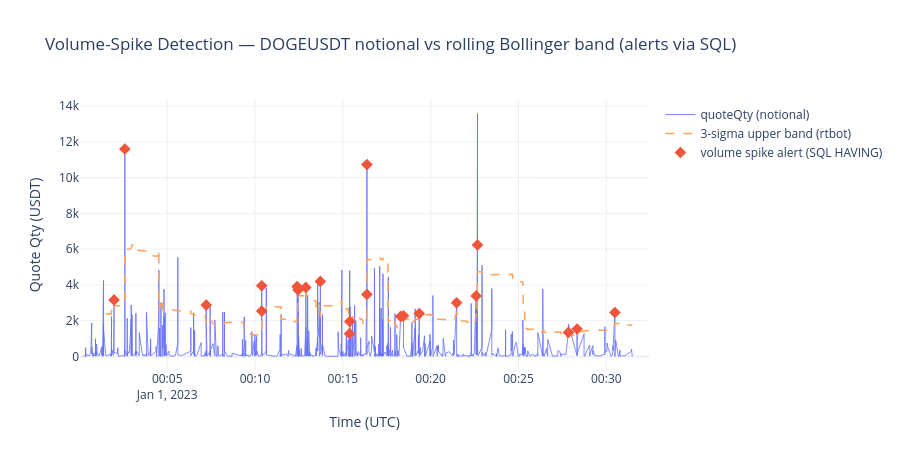

The code cell stored with this chart in its notebook:
### Code cell
fig = go.Figure()
fig.add_trace(go.Scatter(
    x=doge['event_time'], y=doge['quoteQty'],
    mode='lines', name='quoteQty (notional)',
    line=dict(width=0.8, color='#636EFA'),
))
fig.add_trace(go.Scatter(
    x=stat_df['time'], y=stat_df['upper_band'],
    mode='lines', name='3-sigma upper band (rtbot)',
    line=dict(width=1.5, color='#FFA15A', dash='dash'),
))
if len(spikes) > 0:
    fig.add_trace(go.Scatter(
        x=spikes['time'], y=spikes['quote_qty'],
        mode='markers', name='volume spike alert (SQL HAVING)',
        marker=dict(size=9, color='#EF553B', symbol='diamond'),
    ))
fig.update_layout(
    title='Volume-Spike Detection — DOGEUSDT notional vs rolling Bollinger band (alerts via SQL)',
    xaxis_title='Time (UTC)', yaxis_title='Quote Qty (USDT)',
    template='plotly_white', height=450,
)
fig.show()

### Figure 1 — Plotly figure (JSON) as saved in the notebook; plotly's stock layout.template omitted (floating-point values rounded to 4 significant figures; data arrays with more than 128 entries replaced by an {"elided": "..."} marker saying what was removed)
{"data": [{"line": {"color": "#636EFA", "width": 0.8}, "mode": "lines", "name": "quoteQty (notional)", "type": "scatter", "x": {"elided": "2000 str values"}, "y": {"elided": "2000 float values"}}, {"line": {"color": "#FFA15A", "dash": "dash", "width": 1.5}, "mode": "lines", "name": "3-sigma upper band (rtbot)", "type": "scatter", "x": {"elided": "952 str values"}, "y": {"elided": "952 float values"}}, {"marker": {"color": "#EF553B", "size": 9, "symbol": "diamond"}, "mode": "markers", "name": "volume spike alert (SQL HAVING)", "type": "scatter", "x": ["2023-01-01T00:01:58.488", "2023-01-01T00:02:35.339", "2023-01-01T00:07:13.249", "2023-01-01T00:10:22.905", "2023-01-01T00:10:22.912", "2023-01-01T00:12:23.657", "2023-01-01T00:12:26.990", "2023-01-01T00:12:53.599", "2023-01-01T00:13:43.240", "2023-01-01T00:15:23.088", "2023-01-01T00:15:23.629", "2023-01-01T00:16:22.235", "2023-01-01T00:16:22.240", "2023-01-01T00:18:17.573", "2023-01-01T00:18:27.195", "2023-01-01T00:19:21.185", "2023-01-01T00:21:28.721", "2023-01-01T00:22:35.443", "2023-01-01T00:22:40.005", "2023-01-01T00:27:50.561", "2023-01-01T00:28:20.236", "2023-01-01T00:30:29.473"], "y": [3165.0, 11600.0, 2874.0, 3954.0, 2541.0, 3913.0, 3723.0, 3858.0, 4195.0, 1276.0, 1962.0, 3471.0, 10730.0, 2243.0, 2272.0, 2399.0, 3000.0, 3385.0, 6238.0, 1344.0, 1537.0, 2458.0]}], "layout": {"height": 450, "title": {"text": "Volume-Spike Detection — DOGEUSDT notional vs rolling Bollinger band (alerts via SQL)"}, "xaxis": {"title": {"text": "Time (UTC)"}}, "yaxis": {"title": {"text": "Quote Qty (USDT)"}}}}
